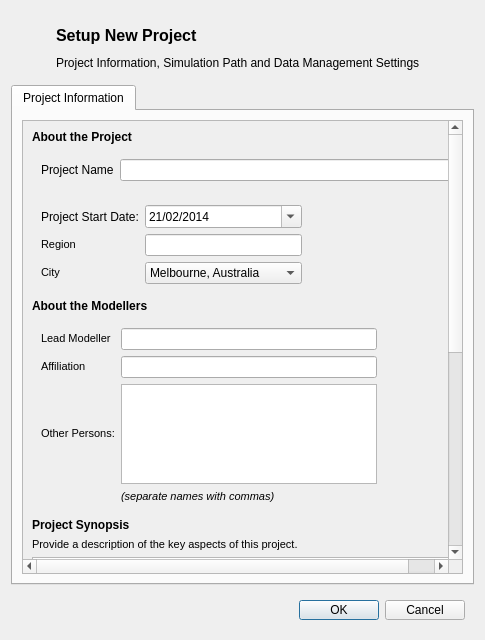
<?xml version="1.0" encoding="UTF-8"?>
<ui version="4.0">
 <class>ProjectSetupDialog</class>
 <widget class="QDialog" name="ProjectSetupDialog">
  <property name="geometry">
   <rect>
    <x>0</x>
    <y>0</y>
    <width>485</width>
    <height>640</height>
   </rect>
  </property>
  <property name="windowTitle">
   <string>Setup New Project</string>
  </property>
  <layout class="QVBoxLayout" name="verticalLayout">
   <item>
    <widget class="QWidget" name="header" native="true">
     <layout class="QGridLayout" name="gridLayout_12">
      <item row="0" column="0">
       <widget class="QLabel" name="title_logo">
        <property name="minimumSize">
         <size>
          <width>30</width>
          <height>30</height>
         </size>
        </property>
        <property name="maximumSize">
         <size>
          <width>30</width>
          <height>30</height>
         </size>
        </property>
        <property name="text">
         <string/>
        </property>
        <property name="pixmap">
         <pixmap resource="graphics/ubeats.qrc">:/icons/new-file-icon.png</pixmap>
        </property>
        <property name="scaledContents">
         <bool>true</bool>
        </property>
       </widget>
      </item>
      <item row="1" column="1">
       <widget class="QLabel" name="subtitle">
        <property name="text">
         <string>Project Information, Simulation Path and Data Management Settings</string>
        </property>
       </widget>
      </item>
      <item row="0" column="1">
       <widget class="QLabel" name="title">
        <property name="font">
         <font>
          <pointsize>12</pointsize>
          <weight>75</weight>
          <bold>true</bold>
         </font>
        </property>
        <property name="text">
         <string>Setup New Project</string>
        </property>
       </widget>
      </item>
     </layout>
    </widget>
   </item>
   <item>
    <widget class="QTabWidget" name="setup_tabs">
     <property name="currentIndex">
      <number>0</number>
     </property>
     <widget class="QWidget" name="projectinfo_tab">
      <attribute name="title">
       <string>Project Information</string>
      </attribute>
      <layout class="QVBoxLayout" name="verticalLayout_3">
       <item>
        <widget class="QScrollArea" name="general_scrollArea">
         <property name="enabled">
          <bool>true</bool>
         </property>
         <property name="verticalScrollBarPolicy">
          <enum>Qt::ScrollBarAlwaysOn</enum>
         </property>
         <property name="widgetResizable">
          <bool>true</bool>
         </property>
         <widget class="QWidget" name="general_scrollAreaContents">
          <property name="geometry">
           <rect>
            <x>0</x>
            <y>0</y>
            <width>424</width>
            <height>813</height>
           </rect>
          </property>
          <layout class="QVBoxLayout" name="verticalLayout_2">
           <item>
            <widget class="QLabel" name="aboutproject_lbl">
             <property name="text">
              <string>&lt;html&gt;&lt;head/&gt;&lt;body&gt;&lt;p&gt;&lt;span style=&quot; font-weight:600;&quot;&gt;About the Project&lt;/span&gt;&lt;/p&gt;&lt;/body&gt;&lt;/html&gt;</string>
             </property>
            </widget>
           </item>
           <item>
            <widget class="QWidget" name="aboutproject_widget1" native="true">
             <property name="enabled">
              <bool>true</bool>
             </property>
             <layout class="QGridLayout" name="gridLayout_2">
              <item row="0" column="0">
               <widget class="QLabel" name="projname_lbl">
                <property name="text">
                 <string>Project Name</string>
                </property>
               </widget>
              </item>
              <item row="0" column="1">
               <widget class="QLineEdit" name="projname_line"/>
              </item>
             </layout>
            </widget>
           </item>
           <item>
            <widget class="QWidget" name="aboutproject_widget2" native="true">
             <layout class="QGridLayout" name="gridLayout">
              <item row="0" column="0">
               <widget class="QLabel" name="date_lbl">
                <property name="text">
                 <string>Project Start Date:</string>
                </property>
               </widget>
              </item>
              <item row="0" column="2">
               <spacer name="horizontalSpacer_4">
                <property name="orientation">
                 <enum>Qt::Horizontal</enum>
                </property>
                <property name="sizeHint" stdset="0">
                 <size>
                  <width>40</width>
                  <height>20</height>
                 </size>
                </property>
               </spacer>
              </item>
              <item row="2" column="2">
               <spacer name="horizontalSpacer_5">
                <property name="orientation">
                 <enum>Qt::Horizontal</enum>
                </property>
                <property name="sizeHint" stdset="0">
                 <size>
                  <width>40</width>
                  <height>20</height>
                 </size>
                </property>
               </spacer>
              </item>
              <item row="3" column="2">
               <spacer name="horizontalSpacer_6">
                <property name="orientation">
                 <enum>Qt::Horizontal</enum>
                </property>
                <property name="sizeHint" stdset="0">
                 <size>
                  <width>40</width>
                  <height>20</height>
                 </size>
                </property>
               </spacer>
              </item>
              <item row="3" column="1">
               <widget class="QComboBox" name="location_combo">
                <property name="currentIndex">
                 <number>3</number>
                </property>
                <item>
                 <property name="text">
                  <string>Adelaide, Australia</string>
                 </property>
                </item>
                <item>
                 <property name="text">
                  <string>Brisbane, Australia</string>
                 </property>
                </item>
                <item>
                 <property name="text">
                  <string>Innsbruck, Austria</string>
                 </property>
                </item>
                <item>
                 <property name="text">
                  <string>Melbourne, Australia</string>
                 </property>
                </item>
                <item>
                 <property name="text">
                  <string>Nanjing, China</string>
                 </property>
                </item>
                <item>
                 <property name="text">
                  <string>Perth, Australia</string>
                 </property>
                </item>
                <item>
                 <property name="text">
                  <string>San Francisco, USA</string>
                 </property>
                </item>
                <item>
                 <property name="text">
                  <string>Sydney, Australia</string>
                 </property>
                </item>
                <item>
                 <property name="text">
                  <string>Zurich, Switzerland</string>
                 </property>
                </item>
                <item>
                 <property name="text">
                  <string>Other...</string>
                 </property>
                </item>
               </widget>
              </item>
              <item row="2" column="0">
               <widget class="QLabel" name="region_lbl">
                <property name="whatsThis">
                 <string>Width of the square cell in the city grid in metres</string>
                </property>
                <property name="text">
                 <string>&lt;!DOCTYPE HTML PUBLIC &quot;-//W3C//DTD HTML 4.0//EN&quot; &quot;http://www.w3.org/TR/REC-html40/strict.dtd&quot;&gt;
&lt;html&gt;&lt;head&gt;&lt;meta name=&quot;qrichtext&quot; content=&quot;1&quot; /&gt;&lt;style type=&quot;text/css&quot;&gt;
p, li { white-space: pre-wrap; }
&lt;/style&gt;&lt;/head&gt;&lt;body style=&quot; font-family:'MS Shell Dlg 2'; font-size:8pt; font-weight:400; font-style:normal;&quot;&gt;
&lt;p style=&quot; margin-top:0px; margin-bottom:0px; margin-left:0px; margin-right:0px; -qt-block-indent:0; text-indent:0px;&quot;&gt;Region&lt;/p&gt;&lt;/body&gt;&lt;/html&gt;</string>
                </property>
               </widget>
              </item>
              <item row="0" column="1">
               <widget class="QDateEdit" name="date_spin">
                <property name="date">
                 <date>
                  <year>2014</year>
                  <month>2</month>
                  <day>21</day>
                 </date>
                </property>
                <property name="displayFormat">
                 <string>dd/MM/yyyy</string>
                </property>
                <property name="calendarPopup">
                 <bool>true</bool>
                </property>
               </widget>
              </item>
              <item row="2" column="1">
               <widget class="QLineEdit" name="region_line"/>
              </item>
              <item row="3" column="0">
               <widget class="QLabel" name="location_lbl">
                <property name="whatsThis">
                 <string>Width of the square cell in the city grid in metres</string>
                </property>
                <property name="text">
                 <string>&lt;!DOCTYPE HTML PUBLIC &quot;-//W3C//DTD HTML 4.0//EN&quot; &quot;http://www.w3.org/TR/REC-html40/strict.dtd&quot;&gt;
&lt;html&gt;&lt;head&gt;&lt;meta name=&quot;qrichtext&quot; content=&quot;1&quot; /&gt;&lt;style type=&quot;text/css&quot;&gt;
p, li { white-space: pre-wrap; }
&lt;/style&gt;&lt;/head&gt;&lt;body style=&quot; font-family:'MS Shell Dlg 2'; font-size:8pt; font-weight:400; font-style:normal;&quot;&gt;
&lt;p style=&quot; margin-top:0px; margin-bottom:0px; margin-left:0px; margin-right:0px; -qt-block-indent:0; text-indent:0px;&quot;&gt;City&lt;/p&gt;&lt;/body&gt;&lt;/html&gt;</string>
                </property>
               </widget>
              </item>
             </layout>
            </widget>
           </item>
           <item>
            <widget class="QLabel" name="aboutuser_lbl">
             <property name="text">
              <string>&lt;html&gt;&lt;head/&gt;&lt;body&gt;&lt;p&gt;&lt;span style=&quot; font-weight:600;&quot;&gt;About the Modellers&lt;/span&gt;&lt;/p&gt;&lt;/body&gt;&lt;/html&gt;</string>
             </property>
            </widget>
           </item>
           <item>
            <widget class="QWidget" name="aboutuser_widget" native="true">
             <layout class="QGridLayout" name="gridLayout_7">
              <item row="3" column="0">
               <widget class="QLabel" name="otherpersons_lbl">
                <property name="whatsThis">
                 <string>Width of the square cell in the city grid in metres</string>
                </property>
                <property name="text">
                 <string>&lt;!DOCTYPE HTML PUBLIC &quot;-//W3C//DTD HTML 4.0//EN&quot; &quot;http://www.w3.org/TR/REC-html40/strict.dtd&quot;&gt;
&lt;html&gt;&lt;head&gt;&lt;meta name=&quot;qrichtext&quot; content=&quot;1&quot; /&gt;&lt;style type=&quot;text/css&quot;&gt;
p, li { white-space: pre-wrap; }
&lt;/style&gt;&lt;/head&gt;&lt;body style=&quot; font-family:'MS Shell Dlg 2'; font-size:8pt; font-weight:400; font-style:normal;&quot;&gt;
&lt;p style=&quot; margin-top:0px; margin-bottom:0px; margin-left:0px; margin-right:0px; -qt-block-indent:0; text-indent:0px;&quot;&gt;Other Persons:&lt;/p&gt;&lt;/body&gt;&lt;/html&gt;</string>
                </property>
               </widget>
              </item>
              <item row="2" column="0">
               <widget class="QLabel" name="affiliation_lbl">
                <property name="whatsThis">
                 <string>Width of the square cell in the city grid in metres</string>
                </property>
                <property name="text">
                 <string>&lt;!DOCTYPE HTML PUBLIC &quot;-//W3C//DTD HTML 4.0//EN&quot; &quot;http://www.w3.org/TR/REC-html40/strict.dtd&quot;&gt;
&lt;html&gt;&lt;head&gt;&lt;meta name=&quot;qrichtext&quot; content=&quot;1&quot; /&gt;&lt;style type=&quot;text/css&quot;&gt;
p, li { white-space: pre-wrap; }
&lt;/style&gt;&lt;/head&gt;&lt;body style=&quot; font-family:'MS Shell Dlg 2'; font-size:8.25pt; font-weight:400; font-style:normal;&quot;&gt;
&lt;p style=&quot; margin-top:0px; margin-bottom:0px; margin-left:0px; margin-right:0px; -qt-block-indent:0; text-indent:0px;&quot;&gt;&lt;span style=&quot; font-size:8pt;&quot;&gt;Affiliation&lt;/span&gt;&lt;/p&gt;&lt;/body&gt;&lt;/html&gt;</string>
                </property>
               </widget>
              </item>
              <item row="1" column="0">
               <widget class="QLabel" name="modellername_lbl">
                <property name="whatsThis">
                 <string>Width of the square cell in the city grid in metres</string>
                </property>
                <property name="text">
                 <string>&lt;!DOCTYPE HTML PUBLIC &quot;-//W3C//DTD HTML 4.0//EN&quot; &quot;http://www.w3.org/TR/REC-html40/strict.dtd&quot;&gt;
&lt;html&gt;&lt;head&gt;&lt;meta name=&quot;qrichtext&quot; content=&quot;1&quot; /&gt;&lt;style type=&quot;text/css&quot;&gt;
p, li { white-space: pre-wrap; }
&lt;/style&gt;&lt;/head&gt;&lt;body style=&quot; font-family:'MS Shell Dlg 2'; font-size:8pt; font-weight:400; font-style:normal;&quot;&gt;
&lt;p style=&quot; margin-top:0px; margin-bottom:0px; margin-left:0px; margin-right:0px; -qt-block-indent:0; text-indent:0px;&quot;&gt;Lead Modeller&lt;/p&gt;&lt;/body&gt;&lt;/html&gt;</string>
                </property>
               </widget>
              </item>
              <item row="1" column="2">
               <spacer name="horizontalSpacer_3">
                <property name="orientation">
                 <enum>Qt::Horizontal</enum>
                </property>
                <property name="sizeHint" stdset="0">
                 <size>
                  <width>40</width>
                  <height>20</height>
                 </size>
                </property>
               </spacer>
              </item>
              <item row="3" column="1">
               <widget class="QPlainTextEdit" name="otherpersons_box">
                <property name="minimumSize">
                 <size>
                  <width>0</width>
                  <height>100</height>
                 </size>
                </property>
                <property name="documentTitle">
                 <string/>
                </property>
                <property name="plainText">
                 <string>&lt;none&gt;</string>
                </property>
               </widget>
              </item>
              <item row="2" column="2">
               <spacer name="horizontalSpacer_7">
                <property name="orientation">
                 <enum>Qt::Horizontal</enum>
                </property>
                <property name="sizeHint" stdset="0">
                 <size>
                  <width>40</width>
                  <height>20</height>
                 </size>
                </property>
               </spacer>
              </item>
              <item row="2" column="1">
               <widget class="QLineEdit" name="affiliation_box"/>
              </item>
              <item row="1" column="1">
               <widget class="QLineEdit" name="modellername_box"/>
              </item>
              <item row="4" column="1">
               <widget class="QLabel" name="otherpersons_lbl2">
                <property name="whatsThis">
                 <string>Width of the square cell in the city grid in metres</string>
                </property>
                <property name="text">
                 <string>&lt;!DOCTYPE HTML PUBLIC &quot;-//W3C//DTD HTML 4.0//EN&quot; &quot;http://www.w3.org/TR/REC-html40/strict.dtd&quot;&gt;
&lt;html&gt;&lt;head&gt;&lt;meta name=&quot;qrichtext&quot; content=&quot;1&quot; /&gt;&lt;style type=&quot;text/css&quot;&gt;
p, li { white-space: pre-wrap; }
&lt;/style&gt;&lt;/head&gt;&lt;body style=&quot; font-family:'MS Shell Dlg 2'; font-size:8pt; font-weight:400; font-style:normal;&quot;&gt;
&lt;p style=&quot; margin-top:0px; margin-bottom:0px; margin-left:0px; margin-right:0px; -qt-block-indent:0; text-indent:0px;&quot;&gt;&lt;span style=&quot; font-style:italic;&quot;&gt;(separate names with commas)&lt;/span&gt;&lt;/p&gt;&lt;/body&gt;&lt;/html&gt;</string>
                </property>
               </widget>
              </item>
             </layout>
            </widget>
           </item>
           <item>
            <widget class="QLabel" name="synopsis_lbl">
             <property name="text">
              <string>&lt;html&gt;&lt;head/&gt;&lt;body&gt;&lt;p&gt;&lt;span style=&quot; font-weight:600;&quot;&gt;Project Synopsis&lt;/span&gt;&lt;/p&gt;&lt;/body&gt;&lt;/html&gt;</string>
             </property>
            </widget>
           </item>
           <item>
            <widget class="QLabel" name="synopsis_descr_lbl">
             <property name="whatsThis">
              <string>Width of the square cell in the city grid in metres</string>
             </property>
             <property name="text">
              <string>&lt;!DOCTYPE HTML PUBLIC &quot;-//W3C//DTD HTML 4.0//EN&quot; &quot;http://www.w3.org/TR/REC-html40/strict.dtd&quot;&gt;
&lt;html&gt;&lt;head&gt;&lt;meta name=&quot;qrichtext&quot; content=&quot;1&quot; /&gt;&lt;style type=&quot;text/css&quot;&gt;
p, li { white-space: pre-wrap; }
&lt;/style&gt;&lt;/head&gt;&lt;body style=&quot; font-family:'MS Shell Dlg 2'; font-size:8.25pt; font-weight:400; font-style:normal;&quot;&gt;
&lt;p style=&quot; margin-top:0px; margin-bottom:0px; margin-left:0px; margin-right:0px; -qt-block-indent:0; text-indent:0px;&quot;&gt;&lt;span style=&quot; font-size:8pt;&quot;&gt;Provide a description of the key aspects of this project.&lt;/span&gt;&lt;/p&gt;&lt;/body&gt;&lt;/html&gt;</string>
             </property>
            </widget>
           </item>
           <item>
            <widget class="QPlainTextEdit" name="synopsis_box">
             <property name="sizePolicy">
              <sizepolicy hsizetype="Preferred" vsizetype="Preferred">
               <horstretch>0</horstretch>
               <verstretch>0</verstretch>
              </sizepolicy>
             </property>
             <property name="minimumSize">
              <size>
               <width>0</width>
               <height>100</height>
              </size>
             </property>
             <property name="plainText">
              <string>none</string>
             </property>
            </widget>
           </item>
           <item>
            <widget class="QLabel" name="projectboundary_lbl">
             <property name="text">
              <string>&lt;html&gt;&lt;head/&gt;&lt;body&gt;&lt;p&gt;&lt;span style=&quot; font-weight:600;&quot;&gt;Project Boundary&lt;/span&gt;&lt;/p&gt;&lt;/body&gt;&lt;/html&gt;</string>
             </property>
            </widget>
           </item>
           <item>
            <widget class="QLabel" name="synopsis_descr_lbl_2">
             <property name="whatsThis">
              <string>Width of the square cell in the city grid in metres</string>
             </property>
             <property name="text">
              <string>&lt;!DOCTYPE HTML PUBLIC &quot;-//W3C//DTD HTML 4.0//EN&quot; &quot;http://www.w3.org/TR/REC-html40/strict.dtd&quot;&gt;
&lt;html&gt;&lt;head&gt;&lt;meta name=&quot;qrichtext&quot; content=&quot;1&quot; /&gt;&lt;style type=&quot;text/css&quot;&gt;
p, li { white-space: pre-wrap; }
&lt;/style&gt;&lt;/head&gt;&lt;body style=&quot; font-family:'MS Shell Dlg 2'; font-size:8pt; font-weight:400; font-style:normal;&quot;&gt;
&lt;p style=&quot; margin-top:0px; margin-bottom:0px; margin-left:0px; margin-right:0px; -qt-block-indent:0; text-indent:0px;&quot;&gt;Please specify the shapefile showing the project boundary&lt;/p&gt;&lt;/body&gt;&lt;/html&gt;</string>
             </property>
            </widget>
           </item>
           <item>
            <widget class="QWidget" name="boundary_widget" native="true">
             <layout class="QGridLayout" name="gridLayout_4">
              <item row="1" column="0">
               <widget class="QLabel" name="projectboundary_lbl2">
                <property name="text">
                 <string>Boundary (.shp)</string>
                </property>
               </widget>
              </item>
              <item row="1" column="2">
               <widget class="QPushButton" name="projectboundary_browse">
                <property name="text">
                 <string>Browse...</string>
                </property>
               </widget>
              </item>
              <item row="1" column="1">
               <widget class="QLineEdit" name="projectboundary_line">
                <property name="text">
                 <string>&lt;none&gt;</string>
                </property>
               </widget>
              </item>
             </layout>
            </widget>
           </item>
           <item>
            <widget class="QLabel" name="projectlog_lbl">
             <property name="text">
              <string>&lt;html&gt;&lt;head/&gt;&lt;body&gt;&lt;p&gt;&lt;span style=&quot; font-weight:600;&quot;&gt;Project Logging&lt;/span&gt;&lt;/p&gt;&lt;/body&gt;&lt;/html&gt;</string>
             </property>
            </widget>
           </item>
           <item>
            <widget class="QLabel" name="projectlog_lbl2">
             <property name="whatsThis">
              <string>Width of the square cell in the city grid in metres</string>
             </property>
             <property name="text">
              <string>&lt;!DOCTYPE HTML PUBLIC &quot;-//W3C//DTD HTML 4.0//EN&quot; &quot;http://www.w3.org/TR/REC-html40/strict.dtd&quot;&gt;
&lt;html&gt;&lt;head&gt;&lt;meta name=&quot;qrichtext&quot; content=&quot;1&quot; /&gt;&lt;style type=&quot;text/css&quot;&gt;
p, li { white-space: pre-wrap; }
&lt;/style&gt;&lt;/head&gt;&lt;body style=&quot; font-family:'MS Shell Dlg 2'; font-size:8pt; font-weight:400; font-style:normal;&quot;&gt;
&lt;p style=&quot; margin-top:0px; margin-bottom:0px; margin-left:0px; margin-right:0px; -qt-block-indent:0; text-indent:0px;&quot;&gt;Select how you would like the work to be logged.&lt;/p&gt;&lt;/body&gt;&lt;/html&gt;</string>
             </property>
            </widget>
           </item>
           <item>
            <widget class="QWidget" name="projectlog_widget" native="true">
             <layout class="QHBoxLayout" name="horizontalLayout">
              <item>
               <widget class="QRadioButton" name="projectlog_simple">
                <property name="text">
                 <string>Simplified Log</string>
                </property>
               </widget>
              </item>
              <item>
               <widget class="QRadioButton" name="projectlog_compreh">
                <property name="text">
                 <string>Comprehensive</string>
                </property>
               </widget>
              </item>
             </layout>
            </widget>
           </item>
           <item>
            <widget class="QLabel" name="path">
             <property name="text">
              <string>&lt;html&gt;&lt;head/&gt;&lt;body&gt;&lt;p&gt;&lt;span style=&quot; font-weight:600;&quot;&gt;Path Settings&lt;/span&gt;&lt;/p&gt;&lt;/body&gt;&lt;/html&gt;</string>
             </property>
            </widget>
           </item>
           <item>
            <widget class="QLabel" name="projectpath_lbl">
             <property name="whatsThis">
              <string>Width of the square cell in the city grid in metres</string>
             </property>
             <property name="text">
              <string>&lt;!DOCTYPE HTML PUBLIC &quot;-//W3C//DTD HTML 4.0//EN&quot; &quot;http://www.w3.org/TR/REC-html40/strict.dtd&quot;&gt;
&lt;html&gt;&lt;head&gt;&lt;meta name=&quot;qrichtext&quot; content=&quot;1&quot; /&gt;&lt;style type=&quot;text/css&quot;&gt;
p, li { white-space: pre-wrap; }
&lt;/style&gt;&lt;/head&gt;&lt;body style=&quot; font-family:'MS Shell Dlg 2'; font-size:8pt; font-weight:400; font-style:normal;&quot;&gt;
&lt;p style=&quot; margin-top:0px; margin-bottom:0px; margin-left:0px; margin-right:0px; -qt-block-indent:0; text-indent:0px;&quot;&gt;Path where UrbanBEATS will create the project folder.&lt;/p&gt;&lt;/body&gt;&lt;/html&gt;</string>
             </property>
            </widget>
           </item>
           <item>
            <widget class="QWidget" name="path_widget" native="true">
             <layout class="QGridLayout" name="gridLayout_3">
              <item row="1" column="0">
               <widget class="QLabel" name="projpath_lbl">
                <property name="text">
                 <string>Project Path:</string>
                </property>
               </widget>
              </item>
              <item row="1" column="2">
               <widget class="QPushButton" name="projpath_button">
                <property name="text">
                 <string>Browse...</string>
                </property>
               </widget>
              </item>
              <item row="1" column="1">
               <widget class="QLineEdit" name="projpath_line">
                <property name="text">
                 <string>&lt;none&gt;</string>
                </property>
               </widget>
              </item>
              <item row="2" column="1">
               <widget class="QCheckBox" name="keepcopy_check">
                <property name="text">
                 <string>Keep a copy of data sets wtihin project path</string>
                </property>
               </widget>
              </item>
             </layout>
            </widget>
           </item>
           <item>
            <spacer name="verticalSpacer_3">
             <property name="orientation">
              <enum>Qt::Vertical</enum>
             </property>
             <property name="sizeHint" stdset="0">
              <size>
               <width>20</width>
               <height>40</height>
              </size>
             </property>
            </spacer>
           </item>
           <item>
            <spacer name="verticalSpacer">
             <property name="orientation">
              <enum>Qt::Vertical</enum>
             </property>
             <property name="sizeHint" stdset="0">
              <size>
               <width>20</width>
               <height>40</height>
              </size>
             </property>
            </spacer>
           </item>
          </layout>
         </widget>
        </widget>
       </item>
      </layout>
     </widget>
    </widget>
   </item>
   <item>
    <widget class="QWidget" name="footer" native="true">
     <property name="minimumSize">
      <size>
       <width>0</width>
       <height>38</height>
      </size>
     </property>
     <property name="maximumSize">
      <size>
       <width>16777215</width>
       <height>38</height>
      </size>
     </property>
     <layout class="QHBoxLayout" name="horizontalLayout_2">
      <item>
       <widget class="QDialogButtonBox" name="buttonBox">
        <property name="orientation">
         <enum>Qt::Horizontal</enum>
        </property>
        <property name="standardButtons">
         <set>QDialogButtonBox::Cancel|QDialogButtonBox::Ok</set>
        </property>
       </widget>
      </item>
     </layout>
    </widget>
   </item>
  </layout>
 </widget>
 <tabstops>
  <tabstop>setup_tabs</tabstop>
  <tabstop>general_scrollArea</tabstop>
  <tabstop>projname_line</tabstop>
  <tabstop>date_spin</tabstop>
  <tabstop>region_line</tabstop>
  <tabstop>location_combo</tabstop>
  <tabstop>modellername_box</tabstop>
  <tabstop>affiliation_box</tabstop>
  <tabstop>otherpersons_box</tabstop>
  <tabstop>synopsis_box</tabstop>
  <tabstop>projectboundary_line</tabstop>
  <tabstop>projectboundary_browse</tabstop>
  <tabstop>projectlog_simple</tabstop>
  <tabstop>projectlog_compreh</tabstop>
  <tabstop>projpath_line</tabstop>
  <tabstop>projpath_button</tabstop>
  <tabstop>keepcopy_check</tabstop>
  <tabstop>buttonBox</tabstop>
 </tabstops>
 <resources>
  <include location="graphics/ubeats.qrc"/>
 </resources>
 <connections>
  <connection>
   <sender>buttonBox</sender>
   <signal>accepted()</signal>
   <receiver>ProjectSetupDialog</receiver>
   <slot>accept()</slot>
   <hints>
    <hint type="sourcelabel">
     <x>266</x>
     <y>621</y>
    </hint>
    <hint type="destinationlabel">
     <x>157</x>
     <y>274</y>
    </hint>
   </hints>
  </connection>
  <connection>
   <sender>buttonBox</sender>
   <signal>rejected()</signal>
   <receiver>ProjectSetupDialog</receiver>
   <slot>reject()</slot>
   <hints>
    <hint type="sourcelabel">
     <x>334</x>
     <y>621</y>
    </hint>
    <hint type="destinationlabel">
     <x>286</x>
     <y>274</y>
    </hint>
   </hints>
  </connection>
 </connections>
</ui>
